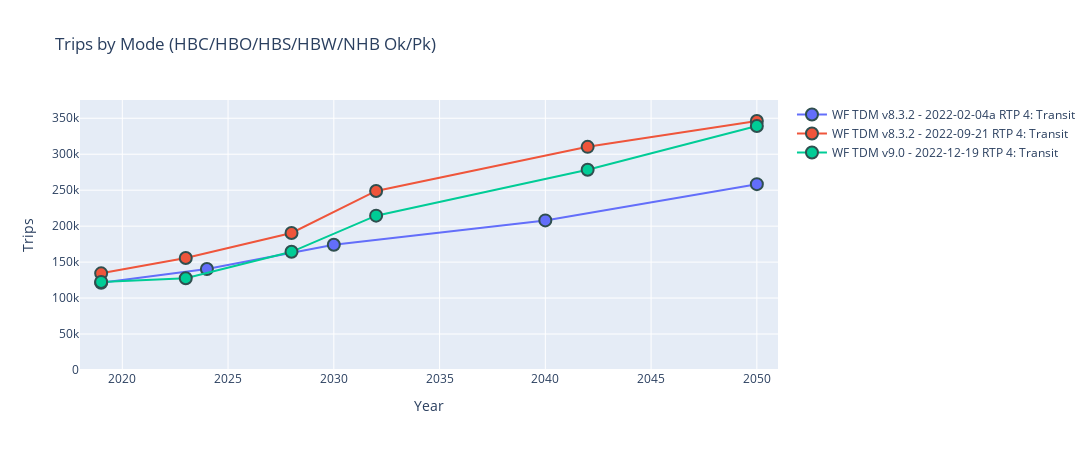

Notebook source saved alongside this figure:
### Code cell
# MAKE INTERACTIVE CHART
py.offline.init_notebook_mode(connected=True)

lstTdmVersionWithDate = dfTransitSummaryPlotData['tdmVersionWithDate'].unique().tolist()
lstScenarioGroups     = dfTransitSummaryPlotData['scenarioGroup'     ].unique().tolist()
lstModes              = dfTransitSummaryPlotData['modeGroup'         ].unique().tolist()
lstTripPurp           = dfTransitSummaryPlotData['TRIPPURP'          ].unique().tolist()
lstPeriod             = dfTransitSummaryPlotData['PERIOD'            ].unique().tolist()

# remove include in all list
lstScenarioGroups = [i for i in lstScenarioGroups if i not in lstIncludeInAll] 

selectTdmVersionsWithDate = widgets.SelectMultiple(options=lstTdmVersionWithDate, value=(lstTdmVersionWithDate), description='TDM Version'   )
selectScenarioGroups      = widgets.SelectMultiple(options=lstScenarioGroups    , value=('RTP',               ), description='Scenario Group')
selectModes               = widgets.SelectMultiple(options=lstModes             , value=('4: Transit',        ), description='Mode Group'    )
selectTripPurps           = widgets.SelectMultiple(options=lstTripPurp          , value=(lstTripPurp          ), description='Purpose'       )
selectPeriods             = widgets.SelectMultiple(options=lstPeriod            , value=(lstPeriod            ), description='Periods'       )

#custom extents
#xmin = widgets.Text(value='0'  , description='X Min')
#xmax = widgets.Text(value='160' , description='X Max')
#ymin = widgets.Text(value='0'  , description='Y Min')
#ymax = widgets.Text(value='.10', description='Y Max')

widgets.interactive(update_plot, tdmVersionsWithDate=selectTdmVersionsWithDate, scenarioGroups=selectScenarioGroups, modeGroups=selectModes, trippurps=selectTripPurps , periods=selectPeriods)

#ADD RAW OBSERVED CURVES

### Figure 1 — Plotly figure (JSON) as saved in the notebook; plotly's stock layout.template omitted (floating-point values rounded to 4 significant figures)
{"data": [{"marker": {"line": {"color": "DarkSlateGrey", "width": 2}, "size": 12}, "mode": "markers+lines", "name": "WF TDM v8.3.2 - 2022-02-04a RTP 4: Transit", "type": "scatter", "x": [2019, 2024, 2030, 2040, 2050], "y": [121321, 140408, 174053, 207976, 258408]}, {"marker": {"line": {"color": "DarkSlateGrey", "width": 2}, "size": 12}, "mode": "markers+lines", "name": "WF TDM v8.3.2 - 2022-09-21 RTP 4: Transit", "type": "scatter", "x": [2019, 2023, 2028, 2032, 2042, 2050], "y": [134370, 155741, 190569, 248930, 310261, 346188]}, {"marker": {"line": {"color": "DarkSlateGrey", "width": 2}, "size": 12}, "mode": "markers+lines", "name": "WF TDM v9.0 - 2022-12-19 RTP 4: Transit", "type": "scatter", "x": [2019, 2023, 2028, 2032, 2042, 2050], "y": [122503, 127540, 164321, 214591, 278318, 339257]}], "layout": {"height": 450, "title": {"text": "Trips by Mode (HBC/HBO/HBS/HBW/NHB Ok/Pk)"}, "width": 1200, "xaxis": {"range": [2018, 2051], "title": {"text": "Year"}}, "yaxis": {"rangemode": "tozero", "title": {"text": "Trips"}}}}
